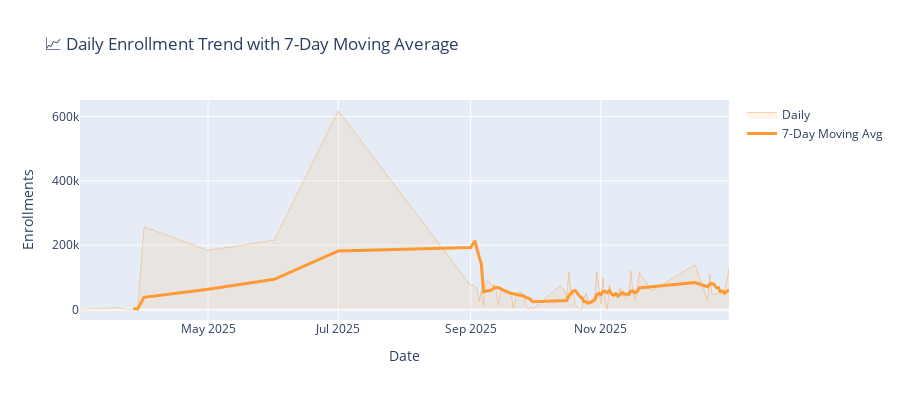

Notebook code for this chart:
### Code cell
# VISUALIZATION 3: Daily Enrollment Trend
daily = df_enrol.groupby('date')['total_enrol'].sum().reset_index()
daily['ma7'] = daily['total_enrol'].rolling(7).mean()

fig = go.Figure()
fig.add_trace(go.Scatter(x=daily['date'], y=daily['total_enrol'], mode='lines', 
                         name='Daily', line=dict(color='rgba(255,153,51,0.4)', width=1),
                         fill='tozeroy', fillcolor='rgba(255,153,51,0.1)'))
fig.add_trace(go.Scatter(x=daily['date'], y=daily['ma7'], mode='lines',
                         name='7-Day Moving Avg', line=dict(color='#FF9933', width=3)))
fig.update_layout(title='📈 Daily Enrollment Trend with 7-Day Moving Average',
                  xaxis_title='Date', yaxis_title='Enrollments', height=400)
fig.show()
